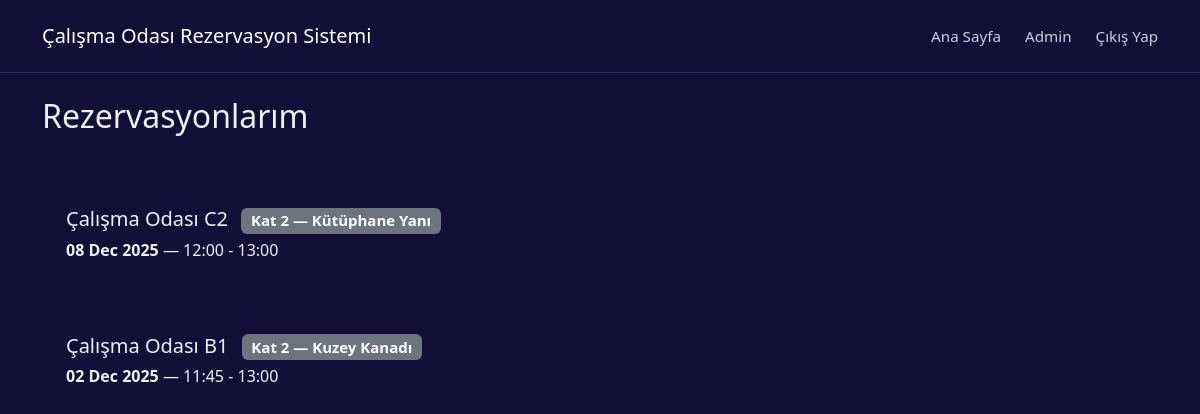
Before: /reservations/mine/ (signed in) with the older database file.
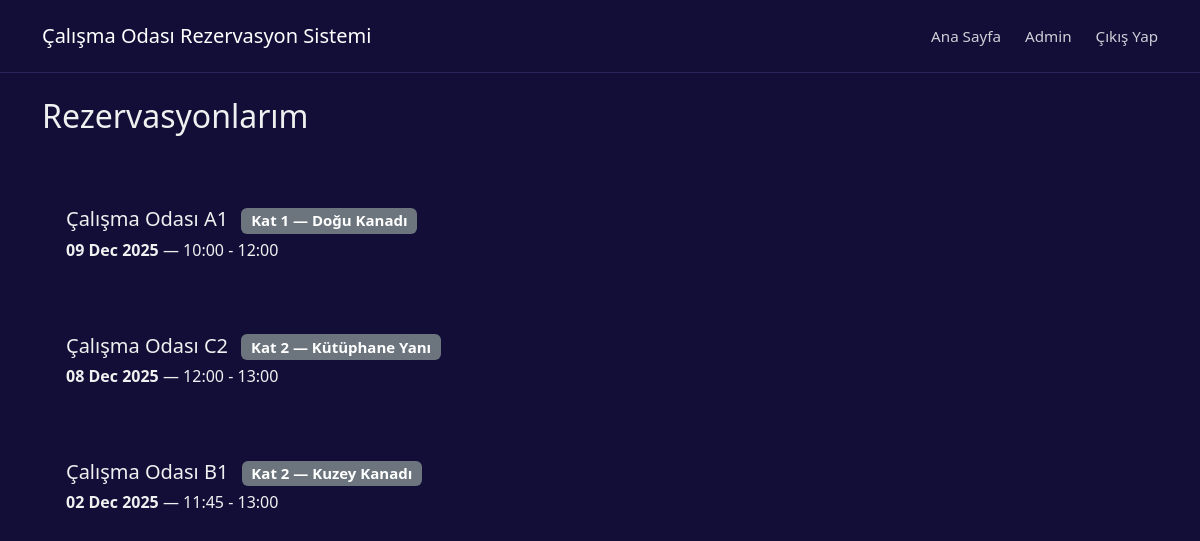
After: the same page with the newer database file.
### reservations/models.py (models this page shows, shortened)
class Reservation(models.Model):
    user = models.ForeignKey(settings.AUTH_USER_MODEL, on_delete=models.CASCADE)
    room = models.ForeignKey(Room, on_delete=models.CASCADE)
    date = models.DateField()
    start_time = models.TimeField()
    end_time = models.TimeField()

### rooms/models.py (models this page shows, shortened)
class Room(models.Model):
    name = models.CharField(max_length=100)
    capacity = models.PositiveIntegerField()
    location = models.CharField(max_length=100)

### reservations/views.py (the view)
# urls.py: path('mine/', views.my_reservations, name='mine'),
@login_required
def my_reservations(request):
    qs = Reservation.objects.filter(user=request.user).select_related('room').order_by('-date', '-start_time')
    return render(request, 'mine.html', {'reservations': qs})

### reservations/templates/mine.html (shortened to what this page needs)
{% extends 'calismaodasi/base.html' %}
{% load static %}
{% block extra_css %}
<link rel="stylesheet" href="{% static 'reservations/reservations_styles.css' %}?v=2">
{% endblock %}
{% block content %}
<div class="mine-page-content">
    <h2 class="mb-5 page-title">Rezervasyonlarım</h2>
    {% if reservations %}
    <div class="row row-cols-1 g-4">
        {% for r in reservations %}
          <div class="col">
            <div class="room-card p-4 d-flex justify-content-between align-items-center">
                <div class="reservation-info">
                    <h5 class="room-title mb-1">
                        {{ r.room.name }}
                        <small class="badge bg-secondary ms-2">{{ r.room.location }}</small>
                    </h5>
                    <p class="room-description mb-0">
                        <span class="fw-bold">{{ r.date|date:"d M Y" }}</span> &mdash; {{ r.start_time|time:"H:i" }} - {{ r.end_time|time:"H:i" }}
                    </p>
                </div>
            </div>
          </div>
        {% endfor %}
    </div>
    {% else %}
        <div class="room-card p-4 text-center">
            <p class="text-muted mb-0">Henüz rezervasyonunuz yok.</p>
        </div>
    {% endif %}
</div>
{% endblock %}

Changed rows visible on the page:
added Reservation: room.name "Çalışma Odası A1", room.location "Kat 1 — Doğu Kanadı", date "09 Dec 2025", start_time "10:00", end_time "12:00"
